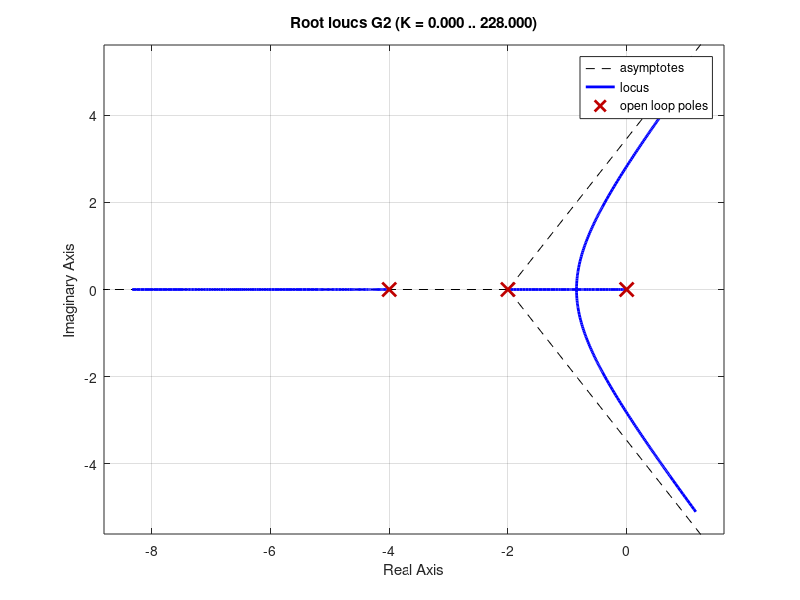

Write the MATLAB code that produced this figure. (Note: this script raises an error after producing the figure.)
num = 1;
den =[1 6 8 0 ];
G2 = tf(num, den);
%Damping ratio 
zeta = 0.5;
rlocus(G2)
grid on 
sgrid(0.5,0)
[k,poles]=rlocfind(G2)



